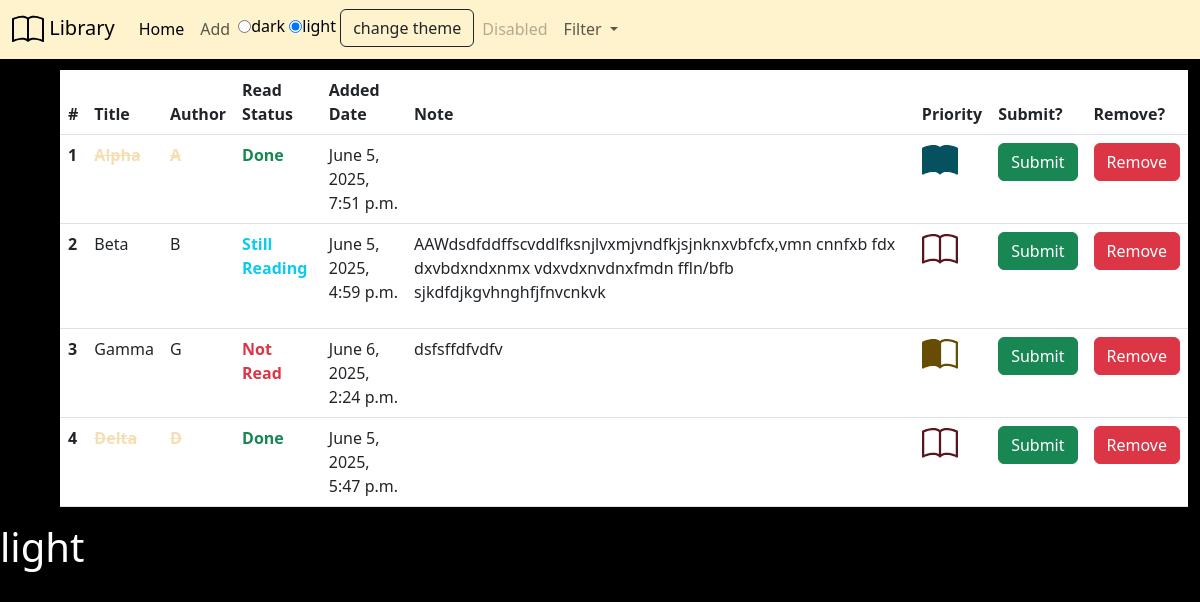
/library/main/, run on an earlier commit of the app's database.
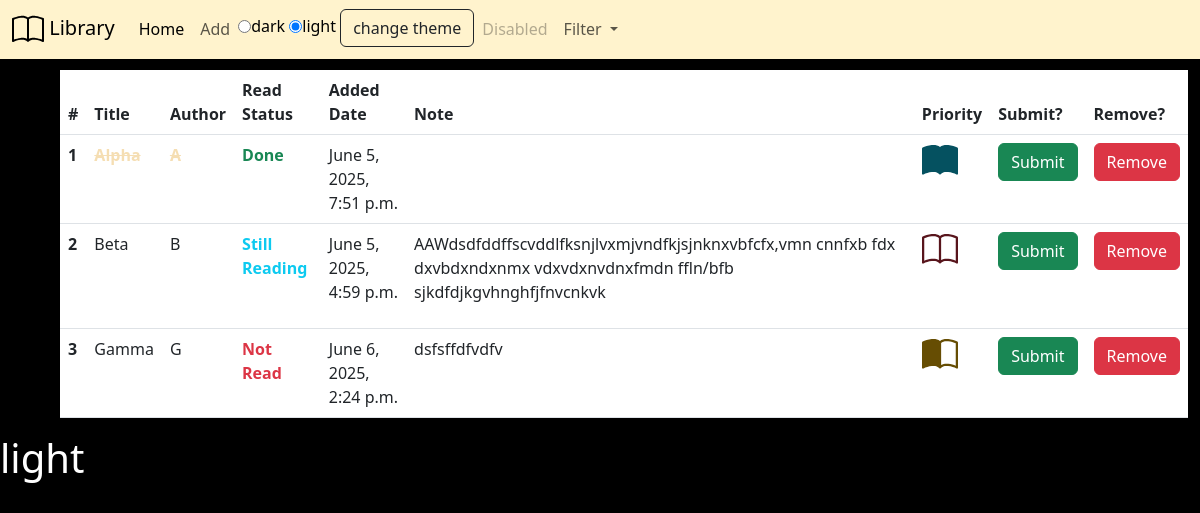
And on a later commit of the database.
### library/models.py (models this page shows, shortened)
class Book(models.Model):
    READING = [
        ('D', "Done"),
        ('SR' , "Still Reading"),
        ('NR' , "Not Read")
    ]
    title = models.CharField()
    author = models.CharField()
    read_status = models.CharField(
        max_length= 2,
        choices= READING, default='NR')
    added_date = models.DateTimeField(auto_now= True)
    note = models.TextField()
    RANKING = [
        (1 , 'High') ,
        (2 ,'Medium' ) ,
        (3 , 'Low') ,
    ]
    priority = models.IntegerField(
        choices= RANKING,default=3
    )

### library/views.py (the view)
# urls.py: path('main/', views.main, name = 'main'),
def main(request):
    books = Book.objects.all()
    theme = request.COOKIES.get('theme', 'light')
    return render(request, 'library/main.html', {'books':books , 'theme': theme})

### library/context_processors.py (called while the page is built)
def read_status(request):
    return {'status_choices': Book.READING}

def theme(request):
        return{'theme': request.COOKIES.get('theme', 'light')}

### library/templates/library/main.html (shortened to what this page needs)
{%extends 'base.html'%}
{%block content%}
<div class="container-fluid">
    <div class="row-cols-auto justify-content-center ps-5">
    <table class="table">
        <thead>
            <tr>
                <th scope="col">#</th>
                <th scope="col">Title</th>
                <th scope="col">Author</th>
                <th scope="col">Read Status</th>
                <th scope="col">Added Date</th>
                <th scope="col">Note</th>
                <th scope="col">Priority</th>
                <th scope="col">Submit?</th>
                <th scope="col">Remove?</th>
            </tr>
            <tbody>
                {%for book in books%}
                <tr>
                    {%if book.read_status == 'D'%}
                        <th scope="row">{{forloop.counter}}</th>
                        <td><s class="fw-bolder text-secondary">{{book.title}}</s></td>
                        <td><s class="fw-bolder text-secondary">{{book.author}}</s></td>
                        <td class="fw-bold text-success">{{book.get_read_status_display}}</td>
                    {%elif book.read_status == 'SR'%}
                        <th scope="row">{{forloop.counter}}</th>
                        <td>{{book.title}}</td>
                        <td>{{book.author}}</td>
                        <td class = 'fw-bold text-info'>{{book.get_read_status_display}}</td>
                    {%else%}
                        <th scope="row">{{forloop.counter}}</th>
                        <td>{{book.title}}</td>
                        <td>{{book.author}}</td>
                        <td class = 'fw-bold text-danger'>{{book.get_read_status_display}}</td>
                    {%endif%}
                    <td>{{book.added_date}}</td>
                    <td><p>{{book.note}}</p></td>
                    {%if book.priority == 1%}
                        <td class="fw-bold text-info-emphasis"></td>
                    {%elif book.priority == 2%}
                        <td class="fw-bold text-warning-emphasis"></td>
                    {%else%}
                        <td class="fw-bold text-danger-emphasis"></td>
                    {%endif%}
                    <td><a href="{%url 'change' book.id%}"><input class="btn btn-success" type="button"  value="Submit"></a></td>
                    <td><a href="{%url 'delete' book.id%}"><input class="btn btn-danger" type="button" value="Remove"></a></td>
                </tr>
                {%empty%}
                <li class="text-danger fw-bolder fs-1 text-center">No books are available.</li>
                {%endfor%}
            </tbody>
        </thead>
    </table>
    </div>
    </div>
{%endblock content%}

What changed in the data, as far as the page shows it:
removed Book: title "Delta", author "D", read_status "Done", added_date "June 5, 2025, 5:47 p.m.", priority 3 (drawn)
